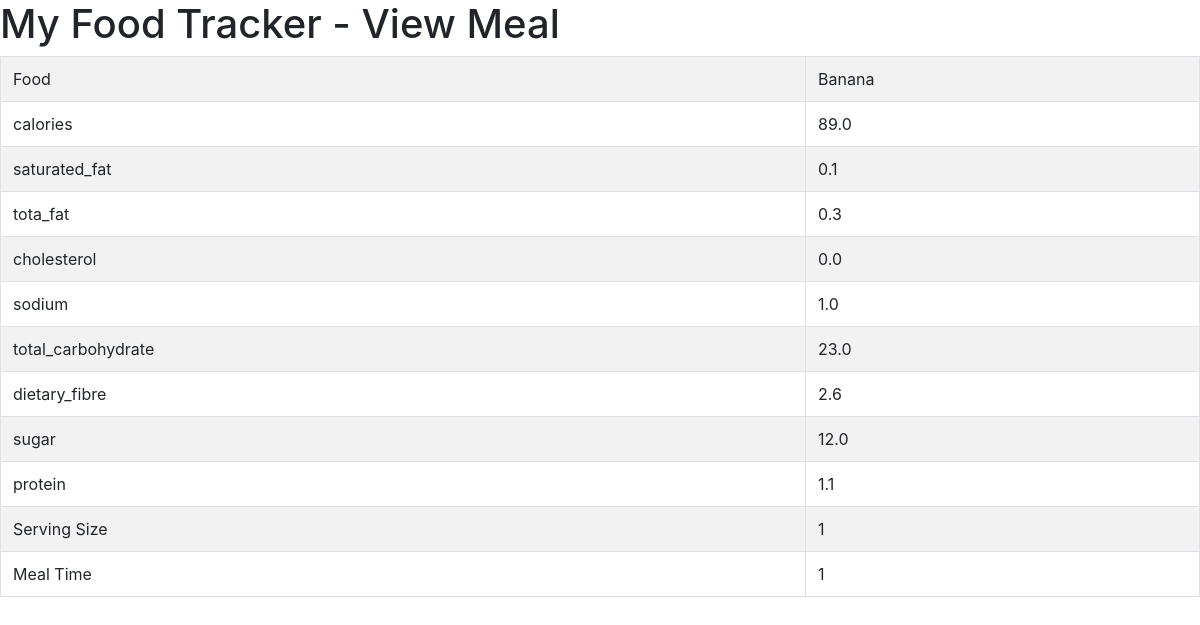
/view_meal/3, run on the app's committed database.
### food/models.py (models this page shows, shortened)
class Meal(models.Model):
	BREAKFAST = 1
	MORNING_SNACK= 2
	LUNCH = 3
	AFTERNOON_SNACK = 4
	DINNER = 5
	EVENING_SNACK = 6
	MEAL_TIME_TYPES = (
		(BREAKFAST, "Breakfast"),
		(MORNING_SNACK, "Morning Snack"),
		(LUNCH, "Lunch"),
		(AFTERNOON_SNACK, "Afternoon Snack"),
		(DINNER, "Dinner"),
		(EVENING_SNACK, "Evening Snack")
     )
	food = models.ForeignKey(Food, verbose_name="Food",on_delete = models.CASCADE)
	serving_size = models.IntegerField(verbose_name="Serving Size")
	meal_time = models.IntegerField(verbose_name="Meal Time", choices=MEAL_TIME_TYPES)
	def get_total_calories(self):
		return self.serving_size * self.food.calories
	def get_total_saturated_fat(self):
		return self.serving_size * self.food.saturated_fat
	def get_total_total_fat(self):
		return self.serving_size *self.food.total_fat
	def get_total_cholesterol(self):
		return self.serving_size * self.food.cholesterol
	def get_total_sodium(self):
		return self.serving_size * self.food.sodium
	def get_total_total_carbohydrate(self):
		return self.serving_size *self.food.total_carbohydrate
	def get_total_dietary_fibre(self):
		return self.serving_size * self.food.dietary_fibre
	def get_total_sugar(self):
		return self.serving_size * self.food.sugar
	def get_total_protein(self):
		return self.serving_size *self.food.protein

class Food(models.Model):
	name = models.CharField(verbose_name="Name", max_length=128)
	calories = models.FloatField(verbose_name="Calories (kcal)")
	total_fat = models.FloatField(verbose_name="Total Fat (g)")
	saturated_fat = models.FloatField(verbose_name="Saturated Fat (g)")
	cholesterol = models.FloatField(verbose_name="Cholesterol (mg)")
	sodium = models.FloatField(verbose_name="Sodium (mg)")
	total_carbohydrate = models.FloatField(verbose_name="Total Carbohydrate (g)")
	dietary_fibre = models.FloatField(verbose_name="Dietary Fibre (g)")
	sugar = models.FloatField(verbose_name="Sugar (g)")
	protein = models.FloatField(verbose_name="Protein (g)")

### food/views.py (the view)
# urls.py: url(r'^view_meal/(?P<meal_id>\d+)$', view_meal, name='view-meal')
def view_meal(request,meal_id):
	meal = Meal.objects.get(id=int(meal_id))
	template = "view_meal.html"
	context = {
		'meal': meal,
	}
	return render(request, template, context)

### templates/view_meal.html (shortened to what this page needs)
<html>
	<head>
		<link rel="stylesheet" href="https://stackpath.bootstrapcdn.com/bootstrap/4.1.1/css/bootstrap.min.css">
	</head>
	<body>
		<h1>My Food Tracker - View Meal</h1>
			<table class="table table-striped table-bordered">
				<tr>
					<td>Food</td>
					<td>{{ meal.food.name }}</td>
				</tr>
				<tr>
					<td>calories</td>
					<td>{{ meal.get_total_calories}}</td>
				</tr>
				<tr>
					<td>saturated_fat</td>
					<td>{{ meal.get_total_saturated_fat}}</td>
				</tr>
				<tr>
					<td>tota_fat</td>
					<td>{{ meal.get_total_total_fat}}</td>
				</tr>
				<tr>
					<td>cholesterol</td>
					<td>{{ meal.get_total_cholesterol}}</td>
				</tr>
				<tr>
					<td>sodium</td>
					<td>{{ meal.get_total_sodium}}</td>
				</tr>
				<tr>
					<td>total_carbohydrate</td>
					<td>{{ meal.get_total_total_carbohydrate}}</td>
				</tr>
				<tr>
					<td>dietary_fibre</td>
					<td>{{ meal.get_total_dietary_fibre}}</td>
				</tr>
				<tr>
					<td>sugar</td>
					<td>{{ meal.get_total_sugar}}</td>
				</tr>
				<tr>
					<td>protein</td>
					<td>{{ meal.get_total_protein}}</td>
				</tr>
				<tr>
					<td>Serving Size</td>
					<td>{{ meal.serving_size }}</td>
				</tr>
				<tr>
					<td>Meal Time</td>
					<td>{{ meal.meal_time }}</td>
				</tr>
			</table>
	</body>
</html>

### data on the page
Meal: food.name "Banana", get_total_calories "89.0", get_total_saturated_fat "0.1", get_total_total_fat "0.3", get_total_cholesterol "0.0", get_total_sodium "1.0", get_total_total_carbohydrate "23.0", get_total_dietary_fibre "2.6", get_total_sugar "12.0", get_total_protein "1.1", serving_size "1", meal_time "1"
